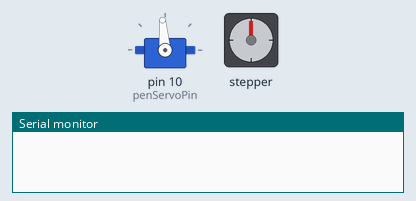
Recording of a sketch running on a simulated Arduino Uno, built with avr-gcc and run on an emulated ATmega328P. On the bench: servo, stepper motor, the last lines printed to the serial monitor. Stepper angles assume 48 steps per turn.

Above: at 0.1 s.
At 5.29 s:
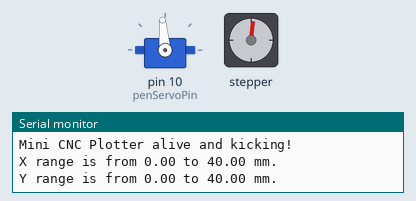
At 22.32 s:
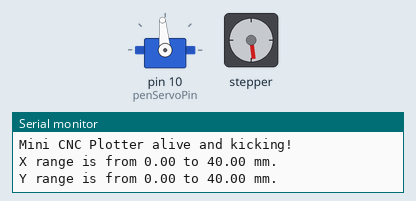
At 39.5 s:
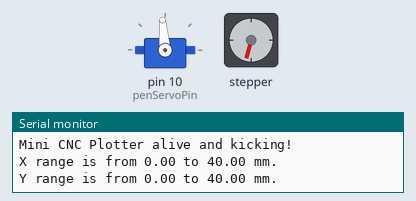
Timing chart, 0 to 40.0 s (numbered marks = the images above):
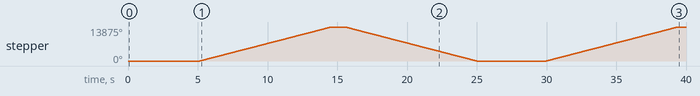

The sketch:

index.ino
```cpp
#include <Servo.h>
#include <AFMotor.h>

#define LINE_BUFFER_LENGTH 512

char STEP = MICROSTEP ;

// Servo position for Up and Down
const int penZUp = 95;
const int penZDown = 83;

// Servo on PWM pin 10
const int penServoPin =10 ;

// Should be right for DVD steppers, but is not too important here
const int stepsPerRevolution = 48;

// create servo object to control a servo
Servo penServo;

// Initialize steppers for X- and Y-axis using this Arduino pins for the L293D H-bridge
AF_Stepper myStepperY(stepsPerRevolution,1);
AF_Stepper myStepperX(stepsPerRevolution,2);

/* Structures, global variables    */
struct point {
  float x;
  float y;
  float z;
};

// Current position of plothead
struct point actuatorPos;

//  Drawing settings, should be OK
float StepInc = 1;
int StepDelay = 0;
int LineDelay =0;
int penDelay = 50;

// Motor steps to go 1 millimeter.
// Use test sketch to go 100 steps. Measure the length of line.
// Calculate steps per mm. Enter here.
float StepsPerMillimeterX = 100.0;
float StepsPerMillimeterY = 100.0;

// Drawing robot limits, in mm
// OK to start with. Could go up to 50 mm if calibrated well.
float Xmin = 0;
float Xmax = 40;
float Ymin = 0;
float Ymax = 40;
float Zmin = 0;
float Zmax = 1;

float Xpos = Xmin;
float Ypos = Ymin;
float Zpos = Zmax;

// Set to true to get debug output.
boolean verbose = false;

//  Needs to interpret
//  G1 for moving
//  G4 P300 (wait 150ms)
//  M300 S30 (pen down)
//  M300 S50 (pen up)
//  Discard anything with a (
//  Discard any other command!

/**********************
 * void setup() - Initialisations
 ***********************/
void setup() {
  //  Setup

  Serial.begin( 9600 );

  penServo.attach(penServoPin);
  penServo.write(penZUp);
  delay(100);

  // Decrease if necessary
  myStepperX.setSpeed(255);

  myStepperY.setSpeed(10);


  //  Set & move to initial default position
  // TBD

  //  Notifications!!!
  Serial.println("Mini CNC Plotter alive and kicking!");
  Serial.print("X range is from ");
  Serial.print(Xmin);
  Serial.print(" to ");
  Serial.print(Xmax);
  Serial.println(" mm.");
  Serial.print("Y range is from ");
  Serial.print(Ymin);
  Serial.print(" to ");
  Serial.print(Ymax);
  Serial.println(" mm.");
}

/**********************
 * void loop() - Main loop
 ***********************/
void loop()
{
  delay(5000);
  myStepperX.step(1850, FORWARD, SINGLE);
  delay(1000);
  myStepperX.step(1850, BACKWARD, SINGLE);
  /*
  myStepperX.onestep(sx,STEP);
  myStepperY.onestep(sy,STEP);
  delay(StepDelay);
  myStepperY.onestep(sy,STEP);
  myStepperX.onestep(sx,STEP);
  delay(StepDelay);

  if (verbose)
  {
    Serial.print("dx, dy:");
    Serial.print(dx);
    Serial.print(",");
    Serial.print(dy);
    Serial.println("");
  }

  if (verbose)
  {
    Serial.print("Going to (");
    Serial.print(x0);
    Serial.print(",");
    Serial.print(y0);
    Serial.println(")");
  }

  //  Delay before any next lines are submitted
  delay(LineDelay);
  */
}

//  Raises pen
void penUp() {
  penServo.write(penZUp);
  delay(penDelay);
  Zpos=Zmax;
  digitalWrite(15, LOW);
    digitalWrite(16, HIGH);
  if (verbose) {
    Serial.println("Pen up!");
  }
}
//  Lowers pen
void penDown() {
  penServo.write(penZDown);
  delay(penDelay);
  Zpos=Zmin;
  digitalWrite(15, HIGH);
    digitalWrite(16, LOW);
  if (verbose) {
    Serial.println("Pen down.");
  }
}
```

Measured:
- by itself, stepper: turns 13875° clockwise in 9.4 s, then 13875° counter-clockwise in 9.4 s, then 13875° clockwise in 9.4 s
